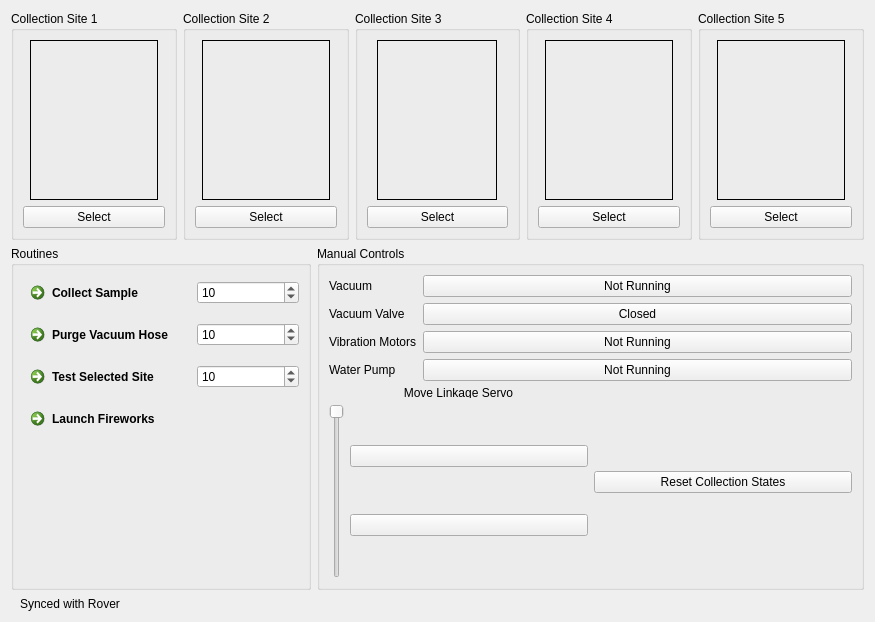
<?xml version="1.0" encoding="UTF-8"?>
<ui version="4.0">
 <class>LifeDetectionPlugin</class>
 <widget class="QWidget" name="LifeDetectionPlugin">
  <property name="geometry">
   <rect>
    <x>0</x>
    <y>0</y>
    <width>875</width>
    <height>622</height>
   </rect>
  </property>
  <property name="windowTitle">
   <string>Life Detection Plugin</string>
  </property>
  <layout class="QVBoxLayout" name="verticalLayout">
   <item>
    <layout class="QVBoxLayout" name="verticalLayout_8">
     <item>
      <layout class="QVBoxLayout" name="progress_bars"/>
     </item>
     <item>
      <layout class="QHBoxLayout" name="horizontalLayout">
       <item>
        <widget class="QGroupBox" name="groupBox">
         <property name="title">
          <string>Collection Site 1</string>
         </property>
         <layout class="QVBoxLayout" name="verticalLayout_11">
          <item alignment="Qt::AlignHCenter|Qt::AlignTop">
           <widget class="QLabel" name="collection_site_label_1">
            <property name="minimumSize">
             <size>
              <width>128</width>
              <height>160</height>
             </size>
            </property>
            <property name="frameShape">
             <enum>QFrame::Box</enum>
            </property>
            <property name="text">
             <string/>
            </property>
            <property name="pixmap">
             <pixmap>empty.png</pixmap>
            </property>
            <property name="scaledContents">
             <bool>true</bool>
            </property>
           </widget>
          </item>
          <item>
           <widget class="QPushButton" name="collection_site_button_1">
            <property name="text">
             <string>Select</string>
            </property>
           </widget>
          </item>
         </layout>
        </widget>
       </item>
       <item>
        <widget class="QGroupBox" name="groupBox_2">
         <property name="title">
          <string>Collection Site 2</string>
         </property>
         <layout class="QVBoxLayout" name="verticalLayout_10">
          <item alignment="Qt::AlignHCenter|Qt::AlignTop">
           <widget class="QLabel" name="collection_site_label_2">
            <property name="minimumSize">
             <size>
              <width>128</width>
              <height>160</height>
             </size>
            </property>
            <property name="frameShape">
             <enum>QFrame::Panel</enum>
            </property>
            <property name="text">
             <string/>
            </property>
            <property name="pixmap">
             <pixmap>empty.png</pixmap>
            </property>
            <property name="scaledContents">
             <bool>true</bool>
            </property>
           </widget>
          </item>
          <item>
           <widget class="QPushButton" name="collection_site_button_2">
            <property name="text">
             <string>Select</string>
            </property>
           </widget>
          </item>
         </layout>
        </widget>
       </item>
       <item>
        <widget class="QGroupBox" name="groupBox_3">
         <property name="title">
          <string>Collection Site 3</string>
         </property>
         <layout class="QVBoxLayout" name="verticalLayout_4">
          <item alignment="Qt::AlignHCenter|Qt::AlignTop">
           <widget class="QLabel" name="collection_site_label_3">
            <property name="minimumSize">
             <size>
              <width>120</width>
              <height>160</height>
             </size>
            </property>
            <property name="frameShape">
             <enum>QFrame::Panel</enum>
            </property>
            <property name="text">
             <string/>
            </property>
            <property name="pixmap">
             <pixmap>empty.png</pixmap>
            </property>
            <property name="scaledContents">
             <bool>true</bool>
            </property>
           </widget>
          </item>
          <item>
           <widget class="QPushButton" name="collection_site_button_3">
            <property name="text">
             <string>Select</string>
            </property>
            <property name="autoExclusive">
             <bool>false</bool>
            </property>
           </widget>
          </item>
         </layout>
        </widget>
       </item>
       <item>
        <widget class="QGroupBox" name="groupBox_4">
         <property name="title">
          <string>Collection Site 4</string>
         </property>
         <layout class="QVBoxLayout" name="verticalLayout_9">
          <item alignment="Qt::AlignHCenter|Qt::AlignTop">
           <widget class="QLabel" name="collection_site_label_4">
            <property name="sizePolicy">
             <sizepolicy hsizetype="Preferred" vsizetype="Preferred">
              <horstretch>0</horstretch>
              <verstretch>0</verstretch>
             </sizepolicy>
            </property>
            <property name="minimumSize">
             <size>
              <width>128</width>
              <height>160</height>
             </size>
            </property>
            <property name="maximumSize">
             <size>
              <width>256</width>
              <height>320</height>
             </size>
            </property>
            <property name="frameShape">
             <enum>QFrame::Panel</enum>
            </property>
            <property name="text">
             <string/>
            </property>
            <property name="pixmap">
             <pixmap>empty.png</pixmap>
            </property>
            <property name="scaledContents">
             <bool>true</bool>
            </property>
           </widget>
          </item>
          <item>
           <widget class="QPushButton" name="collection_site_button_4">
            <property name="text">
             <string>Select</string>
            </property>
            <property name="autoExclusive">
             <bool>false</bool>
            </property>
           </widget>
          </item>
         </layout>
        </widget>
       </item>
       <item>
        <widget class="QGroupBox" name="groupBox_5">
         <property name="title">
          <string>Collection Site 5</string>
         </property>
         <property name="flat">
          <bool>false</bool>
         </property>
         <property name="checkable">
          <bool>false</bool>
         </property>
         <layout class="QVBoxLayout" name="verticalLayout_5">
          <item alignment="Qt::AlignHCenter|Qt::AlignTop">
           <widget class="QLabel" name="collection_site_label_5">
            <property name="sizePolicy">
             <sizepolicy hsizetype="Preferred" vsizetype="Preferred">
              <horstretch>0</horstretch>
              <verstretch>0</verstretch>
             </sizepolicy>
            </property>
            <property name="minimumSize">
             <size>
              <width>128</width>
              <height>160</height>
             </size>
            </property>
            <property name="sizeIncrement">
             <size>
              <width>0</width>
              <height>0</height>
             </size>
            </property>
            <property name="frameShape">
             <enum>QFrame::Panel</enum>
            </property>
            <property name="text">
             <string/>
            </property>
            <property name="pixmap">
             <pixmap>empty.png</pixmap>
            </property>
            <property name="scaledContents">
             <bool>true</bool>
            </property>
           </widget>
          </item>
          <item>
           <widget class="QPushButton" name="collection_site_button_5">
            <property name="text">
             <string>Select</string>
            </property>
           </widget>
          </item>
         </layout>
        </widget>
       </item>
      </layout>
     </item>
    </layout>
   </item>
   <item>
    <layout class="QHBoxLayout" name="horizontalLayout_2">
     <item>
      <widget class="QGroupBox" name="groupBox_6">
       <property name="maximumSize">
        <size>
         <width>300</width>
         <height>16777215</height>
        </size>
       </property>
       <property name="title">
        <string>Routines</string>
       </property>
       <layout class="QVBoxLayout" name="verticalLayout_13">
        <item>
         <layout class="QGridLayout" name="gridLayout">
          <item row="0" column="0">
           <widget class="QCommandLinkButton" name="routine_button_collect">
            <property name="text">
             <string>Collect Sample</string>
            </property>
           </widget>
          </item>
          <item row="2" column="0">
           <widget class="QCommandLinkButton" name="routine_button_runtest">
            <property name="text">
             <string>Test Selected Site</string>
            </property>
           </widget>
          </item>
          <item row="1" column="0">
           <widget class="QCommandLinkButton" name="routine_button_purge">
            <property name="text">
             <string>Purge Vacuum Hose</string>
            </property>
           </widget>
          </item>
          <item row="1" column="1">
           <widget class="QSpinBox" name="routine_button_purge_spin">
            <property name="minimum">
             <number>1</number>
            </property>
            <property name="value">
             <number>10</number>
            </property>
           </widget>
          </item>
          <item row="2" column="1">
           <widget class="QSpinBox" name="routine_button_runtest_spin">
            <property name="minimum">
             <number>1</number>
            </property>
            <property name="singleStep">
             <number>1</number>
            </property>
            <property name="value">
             <number>10</number>
            </property>
           </widget>
          </item>
          <item row="0" column="1">
           <widget class="QSpinBox" name="routine_button_collect_spin">
            <property name="minimum">
             <number>1</number>
            </property>
            <property name="value">
             <number>10</number>
            </property>
           </widget>
          </item>
          <item row="3" column="0">
           <widget class="QCommandLinkButton" name="routine_button_important">
            <property name="text">
             <string>Launch Fireworks</string>
            </property>
           </widget>
          </item>
         </layout>
        </item>
       </layout>
      </widget>
     </item>
     <item>
      <widget class="QGroupBox" name="groupBox_7">
       <property name="title">
        <string>Manual Controls</string>
       </property>
       <layout class="QVBoxLayout" name="verticalLayout_14">
        <item>
         <layout class="QFormLayout" name="formLayout_3">
          <item row="0" column="0">
           <widget class="QLabel" name="label_7">
            <property name="text">
             <string>Vacuum</string>
            </property>
           </widget>
          </item>
          <item row="0" column="1">
           <widget class="QPushButton" name="control_button_vacuum">
            <property name="text">
             <string comment="Dis" extracomment="Coment">Not Running</string>
            </property>
            <property name="checkable">
             <bool>true</bool>
            </property>
            <property name="checked">
             <bool>false</bool>
            </property>
            <property name="autoRepeat">
             <bool>false</bool>
            </property>
            <property name="default">
             <bool>false</bool>
            </property>
           </widget>
          </item>
          <item row="1" column="0">
           <widget class="QLabel" name="label_9">
            <property name="text">
             <string>Vacuum Valve</string>
            </property>
           </widget>
          </item>
          <item row="1" column="1">
           <widget class="QPushButton" name="control_button_valve">
            <property name="text">
             <string>Closed</string>
            </property>
            <property name="checkable">
             <bool>true</bool>
            </property>
            <property name="default">
             <bool>false</bool>
            </property>
            <property name="flat">
             <bool>false</bool>
            </property>
           </widget>
          </item>
          <item row="2" column="0">
           <widget class="QLabel" name="label_11">
            <property name="text">
             <string>Vibration Motors</string>
            </property>
           </widget>
          </item>
          <item row="2" column="1">
           <widget class="QPushButton" name="control_button_vibration">
            <property name="text">
             <string>Not Running</string>
            </property>
            <property name="checkable">
             <bool>true</bool>
            </property>
           </widget>
          </item>
          <item row="3" column="0">
           <widget class="QLabel" name="label_13">
            <property name="text">
             <string>Water Pump</string>
            </property>
           </widget>
          </item>
          <item row="3" column="1">
           <widget class="QPushButton" name="control_button_pump">
            <property name="text">
             <string>Not Running</string>
            </property>
            <property name="checkable">
             <bool>true</bool>
            </property>
           </widget>
          </item>
         </layout>
        </item>
        <item>
         <layout class="QHBoxLayout" name="horizontalLayout_4">
          <item>
           <layout class="QVBoxLayout" name="verticalLayout_2">
            <item>
             <widget class="QLabel" name="label">
              <property name="maximumSize">
               <size>
                <width>16777215</width>
                <height>11</height>
               </size>
              </property>
              <property name="text">
               <string>Move Linkage Servo</string>
              </property>
              <property name="alignment">
               <set>Qt::AlignCenter</set>
              </property>
             </widget>
            </item>
            <item>
             <layout class="QHBoxLayout" name="horizontalLayout_3">
              <item>
               <widget class="QSlider" name="linkage_slider">
                <property name="enabled">
                 <bool>true</bool>
                </property>
                <property name="tracking">
                 <bool>true</bool>
                </property>
                <property name="orientation">
                 <enum>Qt::Vertical</enum>
                </property>
                <property name="invertedAppearance">
                 <bool>true</bool>
                </property>
                <property name="invertedControls">
                 <bool>false</bool>
                </property>
               </widget>
              </item>
              <item>
               <layout class="QVBoxLayout" name="verticalLayout_3">
                <item>
                 <widget class="QPushButton" name="button_vacuum_up">
                  <property name="text">
                   <string/>
                  </property>
                  <property name="icon">
                   <iconset theme="/button_action/add">
                    <normaloff>.</normaloff>.</iconset>
                  </property>
                 </widget>
                </item>
                <item>
                 <widget class="QPushButton" name="button_vacuum_down">
                  <property name="text">
                   <string/>
                  </property>
                 </widget>
                </item>
               </layout>
              </item>
             </layout>
            </item>
           </layout>
          </item>
          <item>
           <widget class="QPushButton" name="button_reset_collection_states">
            <property name="text">
             <string>Reset Collection States</string>
            </property>
           </widget>
          </item>
         </layout>
        </item>
       </layout>
      </widget>
     </item>
    </layout>
   </item>
   <item>
    <widget class="QWidget" name="widget" native="true">
     <property name="maximumSize">
      <size>
       <width>16777215</width>
       <height>30</height>
      </size>
     </property>
     <layout class="QHBoxLayout" name="horizontalLayout_7">
      <property name="topMargin">
       <number>1</number>
      </property>
      <property name="bottomMargin">
       <number>0</number>
      </property>
      <item>
       <widget class="QLabel" name="label_2">
        <property name="sizePolicy">
         <sizepolicy hsizetype="Preferred" vsizetype="Preferred">
          <horstretch>0</horstretch>
          <verstretch>0</verstretch>
         </sizepolicy>
        </property>
        <property name="maximumSize">
         <size>
          <width>112</width>
          <height>30</height>
         </size>
        </property>
        <property name="text">
         <string>Synced with Rover</string>
        </property>
       </widget>
      </item>
      <item>
       <widget class="QLabel" name="sync_label">
        <property name="maximumSize">
         <size>
          <width>16777215</width>
          <height>30</height>
         </size>
        </property>
        <property name="text">
         <string/>
        </property>
       </widget>
      </item>
     </layout>
    </widget>
   </item>
  </layout>
 </widget>
 <resources/>
 <connections/>
</ui>
